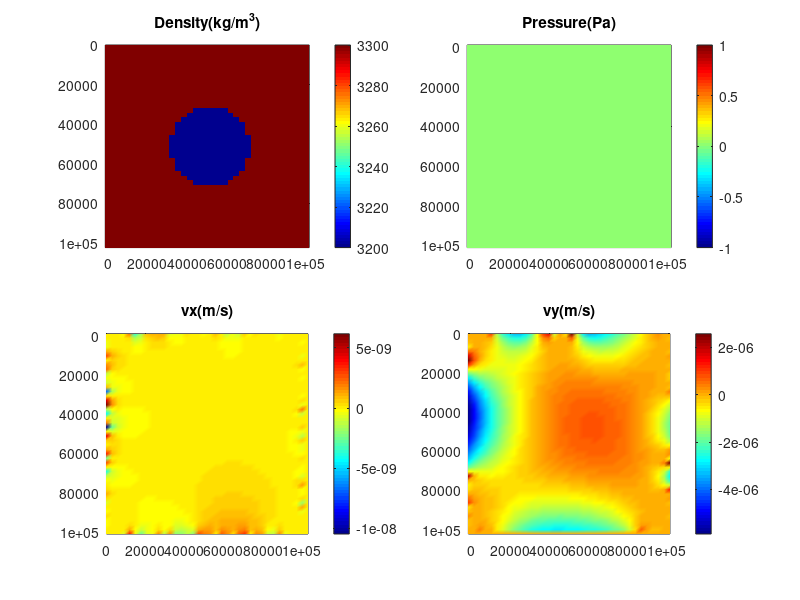

Reproduce this figure in MATLAB.
%% This code is to calculate a density anormaly in mantle lithosphere
% Yuan Xie, 20.10.2022
% Homework 4

% 1) Clear memory and figures
clear all
clf
% close all
% dbstop if error

% 2) Define Numerical model
xsize=100*1000; % Horizontal model size, m
ysize=100*1000; % Vertical model size, m
Nx=35; % Horizontal grid resolution
Ny=45; % Vertical grid resolution
Nx1=Nx+1;
Ny1=Ny+1;
dx=xsize/(Nx-1); % Horizontal grid step, m
dy=ysize/(Ny-1); % Vertical grid step, m
% ERROR !!!: wrong coordinates for extended grid
% x=0:dx:xsize; % Horizontal coordinates of basic grid points, m
% y=0:dy:ysize; % Vertical coordinates of basic grid points, m
% xVx=0:dx:xsize; % Horizontal coordinates of vx grid points, m
% yVx=-dy/2:dy:ysize-dy/2; % Vertical coordinates of vx grid points, m
% xVy=-dx/2:dx:xsize-dx/2; % Horizontal coordinates of vy grid points, m
% yVy=0:dy:ysize; % Vertical coordinates of vy grid points, m
% xP=-dx/2:dx:xsize-dx/2; % Horizontal coordinates of P grid points, m
% yP=-dy/2:dy:ysize-dy/2; % Vertical coordinates of P grid points, m
x=0:dx:xsize+dx; % Horizontal coordinates of basic grid points, m
y=0:dy:ysize+dy; % Vertical coordinates of basic grid points, m
xVx=0:dx:xsize+dx; % Horizontal coordinates of vx grid points, m
yVx=-dy/2:dy:ysize+dy/2; % Vertical coordinates of vx grid points, m
xVy=-dx/2:dx:xsize+dx/2; % Horizontal coordinates of vy grid points, m
yVy=0:dy:ysize+dy; % Vertical coordinates of vy grid points, m
xP=-dx/2:dx:xsize+dx/2; % Horizontal coordinates of P grid points, m
yP=-dy/2:dy:ysize+dy/2; % Vertical coordinates of P grid points, m

Vx=zeros(Ny1,Nx1); % Vx, m/s
Vy=zeros(Ny1,Nx1); % Vy, m/s
P=zeros(Ny1,Nx1); % Pressure, Pa
gy=10; % Gravity acceleration, m/s^2
% ERROR !!!: wrong dimensions
% rho=zeros(Ny,Nx); % Density, kg/m^3
rho=zeros(Ny1,Nx1); % Density, kg/m^3
eta=1e19; % Viscosity, Pa*s

% Define density field, rho
C=[xsize/2,ysize/2];% center point
radium=20*1000; % radium of density anormaly,m
% ERROR !!!: wrong limits
% for i=1:1:Ny
%     for j=1:1:Nx
for i=1:1:Ny1
    for j=1:1:Nx1
        % ERROR !!!: density needs to be defined on vy nodes, because we
        % compose y-Stokes on vy nodes, and it uses RHOvy on the right hand
        % side
        %px=x(j);
        %py=y(i); % location of each point
        px=xVy(j);
        py=yVy(i); % location of each point
        d=sqrt((px-C(1))^2+(py-C(2))^2); % distance between center point and each point
        if d <= radium
            rho(i,j)=3200;  % density
        else
            rho(i,j)=3300;  % density
        end
    end
end

% 3) Define global matrixes L(), R()
N=Nx1*Ny1*3; % Global number of unknowns
L=sparse(N,N); % Matrix of coefficients (left part)
R=zeros(N,1); % Vector of right parts
            
% 4) Composing global matrixes L(), R()
% Going through all points of the grid (2D meant two loops)
% composing respective equations

% First loop - horizontal index j
for j=1:1:Nx1
    for i=1:1:Ny1
        % Define global index gVx, gVy, gP
        gVx=((j-1)*Ny1+(i-1))*3+1; % Vx
        gVy=gVx+1; % Vy
        gP =gVx+2; % P
        
        % 4a) Eq. for Vx (ghost BC x-stokes)
        % ERROR !!!: wrong ghost nodes
        %if(i==Ny1 || j==Nx1) % ghost nodes
        if j==Nx1 % ghost nodes
            L(gVx,gVx)=1; % Left part
            R(gVx,1)=0; % Right part
        else
           % ERROR !!!: wrong limit
           % if (i==1 || j==1 || j==Nx || i==Ny )                % Boundary Condition    
            if (i==1 || j==1 || j==Nx || i==Ny1 )                % Boundary Condition    
                L(gVx,gVx)=1; % Left part
                R(gVx,1)=0; % Right part
            else
                % Left part
                L(gVx,gVx-Ny1*3)=eta/dx^2; 
                L(gVx,gVx-3)=eta/dy^2; 
                L(gVx,gVx)=-2*eta/dx^2-2*eta/dy^2;
                L(gVx,gVx+3)=eta/dy^2; 
                L(gVx,gVx+Ny1*3)=eta/dx^2; 
                L(gVx,gP+Ny1*3)=-1/dx; % P2
                L(gVx,gP)=1/dx; % P1
                % Right part
                R(gVx,1)=0;
            end
        end
        
        % 4b) Eq. for Vy (ghost BC x-stokes)
        % ERROR !!!: wrong ghost nodes
       % if( j==Nx1 || i==Ny1) % ghost nodes
        if i==Ny1 % ghost nodes    
            L(gVy,gVy)=1; % Left part
            R(gVy,1)=0; % Right part            
        else
         % ERROR !!!: wrong limits
            %if (j==1 || i==1 || i==Ny  || j==Nx)    % Boundary Condition
            if (j==1 || i==1 || i==Ny  || j==Nx1)    % Boundary Condition
                L(gVy,gVy)=1; % Left part
                R(gVy,1)=0; % Right part
            else
                % Left part
                L(gVy,gVy-Ny1*3)=eta/dx^2; 
                L(gVy,gVy-3)=eta/dy^2;
                L(gVy,gVy)=-2*eta/dy^2-2*eta/dx^2;
                L(gVy,gVy+3)=eta/dy^2; 
                L(gVy,gVy+Ny1*3)=eta/dx^2; 
                L(gVy,gP)=1/dy;  %P1
                L(gVy,gP+3)=-1/dy; %P2
                % Right part
                % ERROR !!!: wrong density calculation
               %R(gVy,1)=-(rho(i,j-1)+rho(i,j))/2*gy;
                R(gVy,1)=-rho(i,j)*gy;
            end
        end
        
        % 4c) Eq. for P (ghost BC Continuity-eq)
        % ERROR !!!: wrong ghost nodes
        %if ( i==Ny1 || j==Nx1 )  % ghost nodes
        if ( i==1|| j==1 || i==Ny1 || j==Nx1 )  % ghost nodes
            L(gP,gP)=1; % Left part
            R(gP,1)=0; % Right part
        else
            % ERROR !!!: wrong indexes
            %if ( i==1 || j==1 )   % Boundary Condition
            if ( i==2 && j==2 )   % Boundary Condition
                L(gP,gP)=1; % Left part
                R(gP,1)=0; % Right part
            else
                L(gP,gVx-Ny1*3)=-1/dx; %Vx1
                L(gP,gVx)=1/dx; % Vx2
                L(gP,gVy-3)=-1/dy; %Vy1
                L(gP,gVy)=1/dy; %Vy2
                R(gP,1)=0; % Right part
            end
        end
    end
end

% 5) Solving matrixes
S=L\R; 

% 6) Reload S--> PSI
for j=1:1:Nx1
    % Second loop - vertical index i
    for i=1:1:Ny1
        % Define global index g
        gVx=((j-1)*Ny1+(i-1))*3+1; % Vx
        gVy=gVx+1; % Vy
        gP=gVx+2; % P
        % Reload solution
        Vx(i,j)=S(gVx);
        Vy(i,j)=S(gVy);
        P(i,j)=S(gP);
    end
end

% 7) Plot numerical solution

% colormap 
figure(1);colormap('Jet');
subplot(2,2,1)
% ERROR !!!: wrong coordinates
% pcolor(x,y,rho);% 
pcolor(xVy,yVy,rho);% 
shading flat;
axis ij image;
colorbar
title('Density(kg/m^3)')


subplot(2,2,2)
pcolor(xP,yP,P)
shading interp;
axis ij image;
colorbar
title('Pressure(Pa)')

subplot(2,2,3)
% ERROR !!!: wrong coordinates
% pcolor(x,y,Vx(1:Ny,1:Nx))
pcolor(xVx,yVx,Vx)
shading interp;
axis ij image;
colorbar
title('vx(m/s)')

subplot(2,2,4)
% ERROR !!!: wrong coordinates
% pcolor(x,y,Vy(1:Ny,1:Nx))
pcolor(xVy,yVy,Vy)
shading interp;
axis ij image;
colorbar
title('vy(m/s)')


aaa(1,1)=P(7,5); % 3.74968014815624e+08
aaa(2,1)=Vx(7,5); %-5.95393267966115e-10
aaa(3,1)=Vy(7,5); % 6.24355570975085e-10